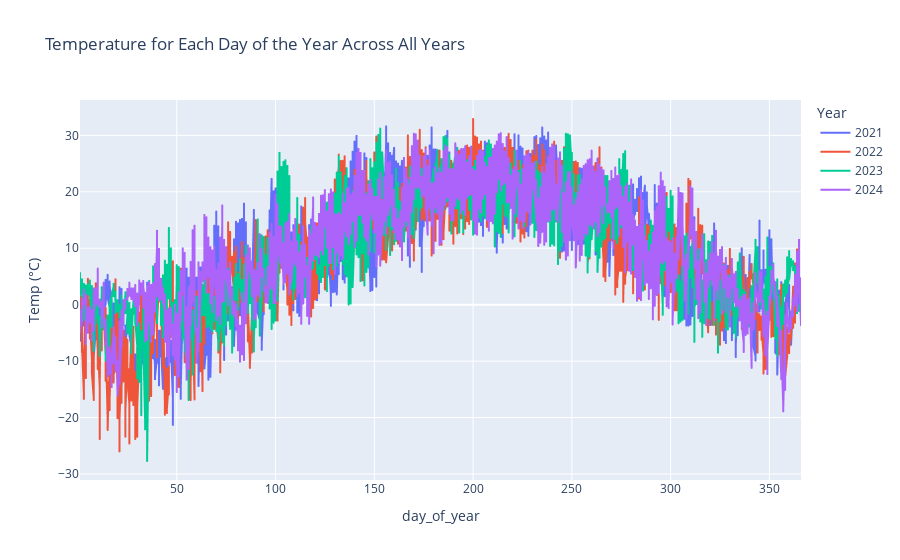

This figure's notebook cell:
### Code cell
px.line(timedata, x='day_of_year', y='Temp (°C)', color='Year', title='Temperature for Each Day of the Year Across All Years').show()

### Figure 1 — Plotly figure (JSON) as saved in the notebook; plotly's stock layout.template omitted (floating-point values rounded to 4 significant figures; data arrays with more than 128 entries replaced by an {"elided": "..."} marker saying what was removed)
{"data": [{"hovertemplate": "Year=2021<br>day_of_year=%{x}<br>Temp (°C)=%{y}<extra></extra>", "legendgroup": "2021", "line": {"color": "#636efa", "dash": "solid"}, "marker": {"symbol": "circle"}, "mode": "lines", "name": "2021", "showlegend": true, "type": "scattergl", "x": {"elided": "8760 int values"}, "xaxis": "x", "y": {"elided": "8760 float values"}, "yaxis": "y"}, {"hovertemplate": "Year=2022<br>day_of_year=%{x}<br>Temp (°C)=%{y}<extra></extra>", "legendgroup": "2022", "line": {"color": "#EF553B", "dash": "solid"}, "marker": {"symbol": "circle"}, "mode": "lines", "name": "2022", "showlegend": true, "type": "scattergl", "x": {"elided": "8760 int values"}, "xaxis": "x", "y": {"elided": "8760 float values"}, "yaxis": "y"}, {"hovertemplate": "Year=2023<br>day_of_year=%{x}<br>Temp (°C)=%{y}<extra></extra>", "legendgroup": "2023", "line": {"color": "#00cc96", "dash": "solid"}, "marker": {"symbol": "circle"}, "mode": "lines", "name": "2023", "showlegend": true, "type": "scattergl", "x": {"elided": "8760 int values"}, "xaxis": "x", "y": {"elided": "8760 float values"}, "yaxis": "y"}, {"hovertemplate": "Year=2024<br>day_of_year=%{x}<br>Temp (°C)=%{y}<extra></extra>", "legendgroup": "2024", "line": {"color": "#ab63fa", "dash": "solid"}, "marker": {"symbol": "circle"}, "mode": "lines", "name": "2024", "showlegend": true, "type": "scattergl", "x": {"elided": "8784 int values"}, "xaxis": "x", "y": {"elided": "8784 float values"}, "yaxis": "y"}], "layout": {"legend": {"title": {"text": "Year"}, "tracegroupgap": 0}, "title": {"text": "Temperature for Each Day of the Year Across All Years"}, "xaxis": {"anchor": "y", "domain": [0, 1], "title": {"text": "day_of_year"}}, "yaxis": {"anchor": "x", "domain": [0, 1], "title": {"text": "Temp (°C)"}}}}
